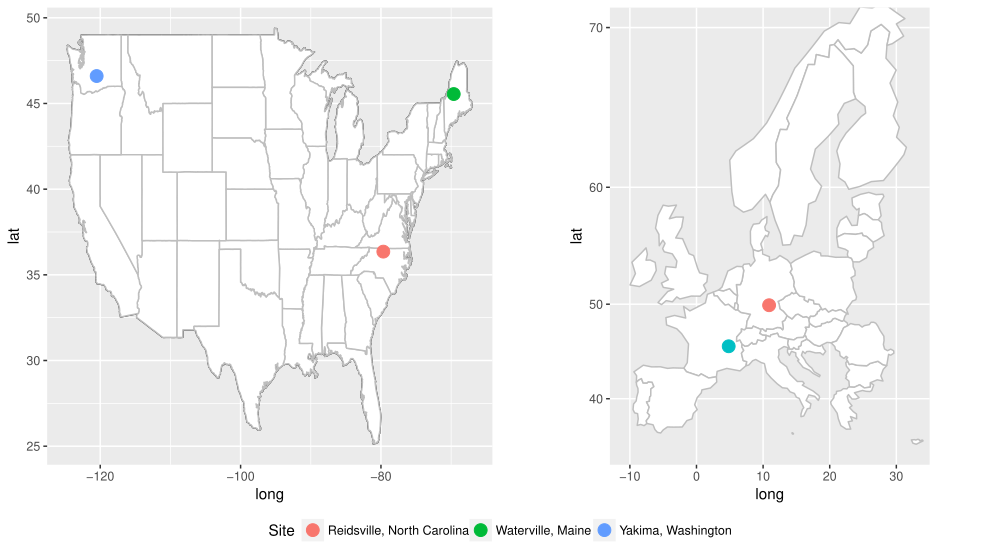

R code for this plot:
## 31 May 2017 - Cat
## Attempt to Map out site locations for regional risk plor

# Clear workspace
rm(list=ls()) # remove everything currently held in the R memory
options(stringsAsFactors=FALSE)
graphics.off()

# Install Packages
library(ggplot2)
library(ggmap)
library(maps)
library(mapdata)
library(dplyr)
library(tidyr)
library(mapproj)
library(grid)
library(rworldmap)
library(gridExtra)


# Upload US map
usa <- map_data("usa")
states <- map_data("state")
canada<-map("worldHires","Canada", xlim=c(-141,-53), ylim=c(40,85), col="gray90", fill=TRUE)

gg1<- NAmap <- ggplot() + geom_polygon(data = usa, 
                                       aes(x=long, y = lat, group = group), 
                                       fill = "white", 
                                       color="black") +
  geom_polygon(data = states, aes(x=long, y = lat, group = group), 
               fill = "white", color="grey")

# Upload Data
setwd("~/Documents/git/springfreeze")
euro<-read.csv("input/regional_europe.csv", header=TRUE)
amer<-read.csv("input/regional_usa.csv", header=TRUE)

# USA Map
gg1 + 
  geom_point(data = usa, aes(x = long, y = lat), color = "black", size = 3) +
  geom_point(data = usa, aes(x = long, y = lat), size = 3) + 
  geom_point(fill=factor(usa$False.Springs)) + theme(legend.position="none")

am.map <- gg1 + geom_point(data = amer, aes(Longitude, Latitude, color=Site), size=4)

# Europe Map
# Get the world map
worldMap <- getMap()

# European Countries
europeanUnion <- c("Austria","Belgium","Bulgaria","Croatia","Cyprus",
                   "Czech Rep.","Denmark","Estonia","Finland","France",
                   "Germany","Greece","Hungary","Ireland","Italy","Latvia",
                   "Lithuania","Luxembourg","Malta","Netherlands","Norway","Poland",
                   "Portugal","Romania","Slovakia","Slovenia","Spain",
                   "Sweden","Switzerland", "United Kingdom")
indEU <- which(worldMap$NAME%in%europeanUnion)
europeCoords <- lapply(indEU, function(i){
  df <- data.frame(worldMap@polygons[[i]]@Polygons[[1]]@coords)
  df$region =as.character(worldMap$NAME[i])
  colnames(df) <- list("long", "lat", "region")
  return(df)
})

europeCoords <- do.call("rbind", europeCoords)

eur <- ggplot(europeCoords) + geom_polygon(data = europeCoords, aes(x = long, y = lat, group=region), 
                                           color="grey", fill="white") + coord_map(xlim = c(-13, 35),  ylim = c(32, 71))

eur.map <- eur + geom_point(data = euro, aes(Longitude, Latitude, color=Site), size =4)




grid_arrange_shared_legend <- function(..., ncol = length(list(...)), nrow = 1, position = c("bottom", "right")) {
  
  plots <- list(...)
  position <- match.arg(position)
  g <- ggplotGrob(plots[[1]] + theme(legend.position = position))$grobs
  legend <- g[[which(sapply(g, function(x) x$name) == "guide-box")]]
  lheight <- sum(legend$height)
  lwidth <- sum(legend$width)
  gl <- lapply(plots, function(x) x + theme(legend.position="none"))
  gl <- c(gl, ncol = ncol, nrow = nrow)
  
  combined <- switch(position,
                     "bottom" = arrangeGrob(do.call(arrangeGrob, gl),
                                            legend,
                                            ncol = 1,
                                            heights = unit.c(unit(1, "npc") - lheight, lheight)),
                     "right" = arrangeGrob(do.call(arrangeGrob, gl),
                                           legend,
                                           ncol = 2,
                                           widths = unit.c(unit(1, "npc") - lwidth, lwidth)))
  grid.newpage()
  grid.draw(combined)
  
}

plot1 <- am.map
plot2 <- eur.map
legend <- get_legend(eur.map)
blankPlot <- ggplot()+geom_blank(aes(1,1)) + 
  cowplot::theme_nothing()
# 3. Remove the legend from the box plot
eur.map <- eur.map + theme(legend.position="none")
grid.arrange(am.map, eur.map, legend, ncol=3, widths=c(2.8, 2.8, 0.8))
grid.arrange(am.map, eur.map, legend, ncol=2, nrow = 2, 
             layout_matrix = rbind(c(1,2), c(3,3)),
             widths = c(2.7, 2.7), heights = c(2.5, 0.2))

plot_grid(plot1, eur.map, labels=c("A", "B"), ncol = 2, nrow = 1)

grid_arrange_shared_legend(plot1, plot2, ncol = 2,
                           widths = c(5, 2), heights = 1.5)
